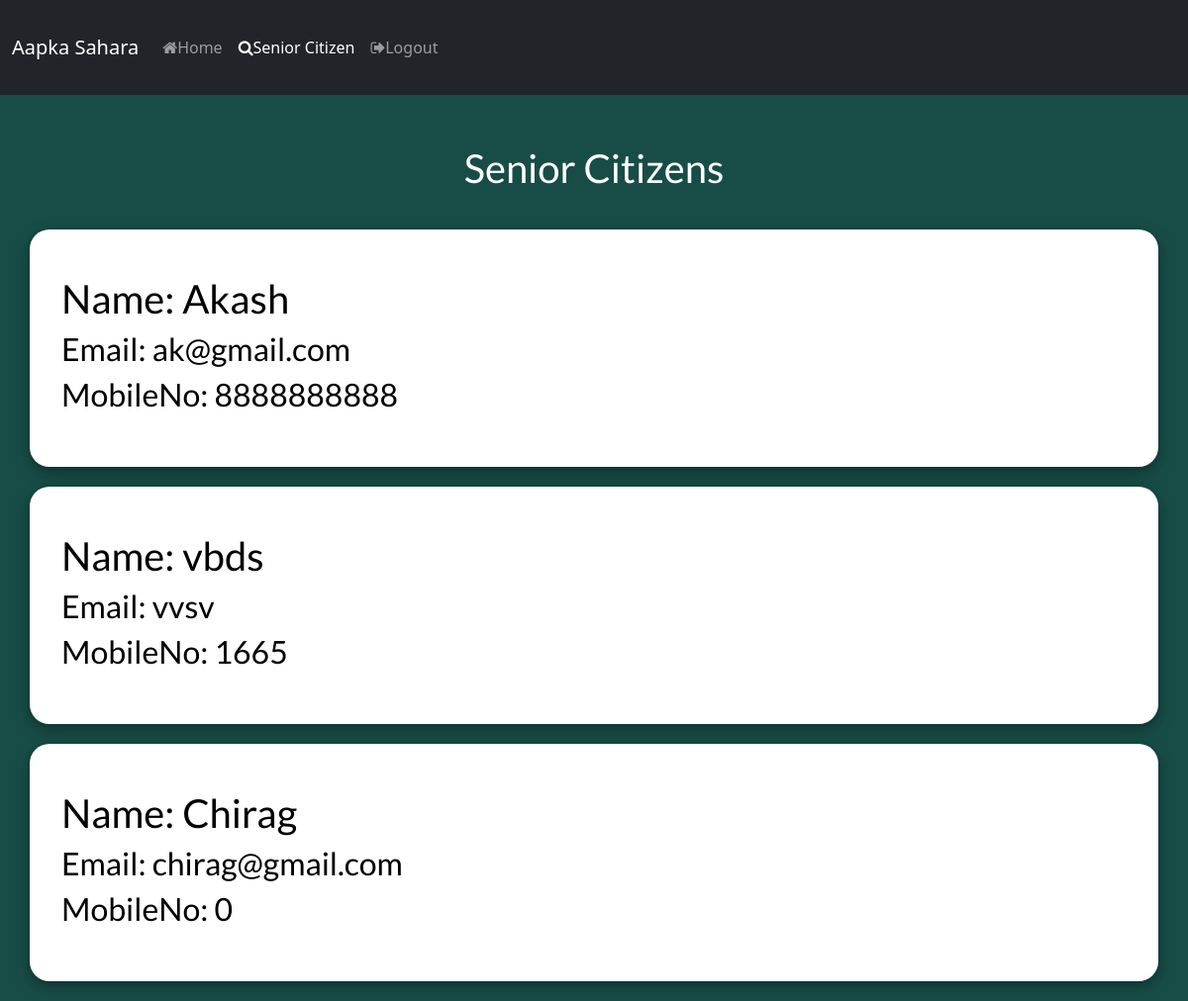
Screenshot of /volunteer_dashboard/srczn_page.php (signed in) with the database file from the repository.
### tables this page shows
CREATE TABLE `snrcitizen` (
  `username` varchar(20) NOT NULL,
  `email` varchar(40) NOT NULL,
  `password` varchar(20) NOT NULL,
  `mobile` bigint(10) NOT NULL,
  `address` varchar(40) NOT NULL,
  `aadhar` bigint(12) NOT NULL,
  `dob` date NOT NULL
);

### volunteer_dashboard/srczn_page.php (the view, shortened to what this page needs)
<!DOCTYPE html>
<html lang="en">
<head>
    <link href="https://cdn.jsdelivr.net/npm/bootstrap@5.0.0-beta3/dist/css/bootstrap.min.css" rel="stylesheet">
    <link rel="stylesheet" href="https://stackpath.bootstrapcdn.com/font-awesome/4.7.0/css/font-awesome.min.css">
    <link rel="stylesheet" href="../style_dashboard.css">
</head>
<body class="body">
    <nav class="navbar navbar-expand-lg navbar-dark bg-dark">
        <div class="container-fluid">
            <a class="navbar-brand " href="#">Aapka Sahara</a>
            <div class="collapse navbar-collapse" id="navbarNavAltMarkup">
                <div class="navbar-nav mr-auto">
                    <a class="nav-link " href="./home_page.php"><i class="fa fa-home" aria-hidden="true"></i>Home</a>
                    <a class="nav-link active" aria-current="page" href=""><i class="fa fa-search" aria-hidden="true"></i>Senior Citizen</a>
                    <a class="nav-link" href="../logout.php"><i class="fa fa-sign-out" aria-hidden="true"></i>Logout</a>
                </div>
            </div>
        </div>
    </nav>
    <h1 class="h1">
        Senior Citizens
    </h1>
    <table>
        <?php
        require('db.php');
        $sql = "SELECT username , email , mobile FROM snrcitizen
        ORDER BY RAND()
LIMIT 5;";
        $result = $con->query($sql);
        if ($result->num_rows > 0) {
            while ($row = $result->fetch_assoc()) {
                echo
                "<div class='card1 container-sm'>
                  <div class='info '>
                     <h1>Name:  {$row['username']}</h1>
                     <h2 >Email:  {$row['email']}</h2>
                     <h2>MobileNo: {$row['mobile']}</h2>
                  </div>
                  </div>";
            }
            echo "</table>";
        } else {
            echo " No results ";
        }
        ?>
</body>
</html>

### style_dashboard.css (style rules this page uses)
* { margin: 0; padding: 0; box-sizing: border-box; }
.container-fluid { height: 5rem; }
body { min-height: 100vh; }

### volunteer_dashboard/srczn_page.php (style rules this page uses)
.body { background-color: #184d47; color: white; }
.card1 { align-items: center; display: flex; width: 30vw; height: 30vh; color: blue; margin-bottom: 20px; margin-left: 10px; border-radius: 20px; box-shadow: 0 4px 8px 0 rgba(0, 0, 0, 0.2), 0 6px 20px 0 rgba(0, 0, 0, 0.19); overflow: hidden; font-family: 'Lato', sans-serif; color: black; background-color: white; text-align: center; }
.info { text-align: left; font-weight: bolder; padding-left: 20px; }
.h1 { font-family: 'Lato', sans-serif; text-align: center; padding-top: 50px; padding-bottom: 30px; }

### rows the page displays
snrcitizen: username "Akash", email "ak@gmail.com", mobile "8888888888"
snrcitizen: username "vbds", email "vvsv", mobile "1665"
snrcitizen: username "Chirag", email "chirag@gmail.com", mobile "0"
